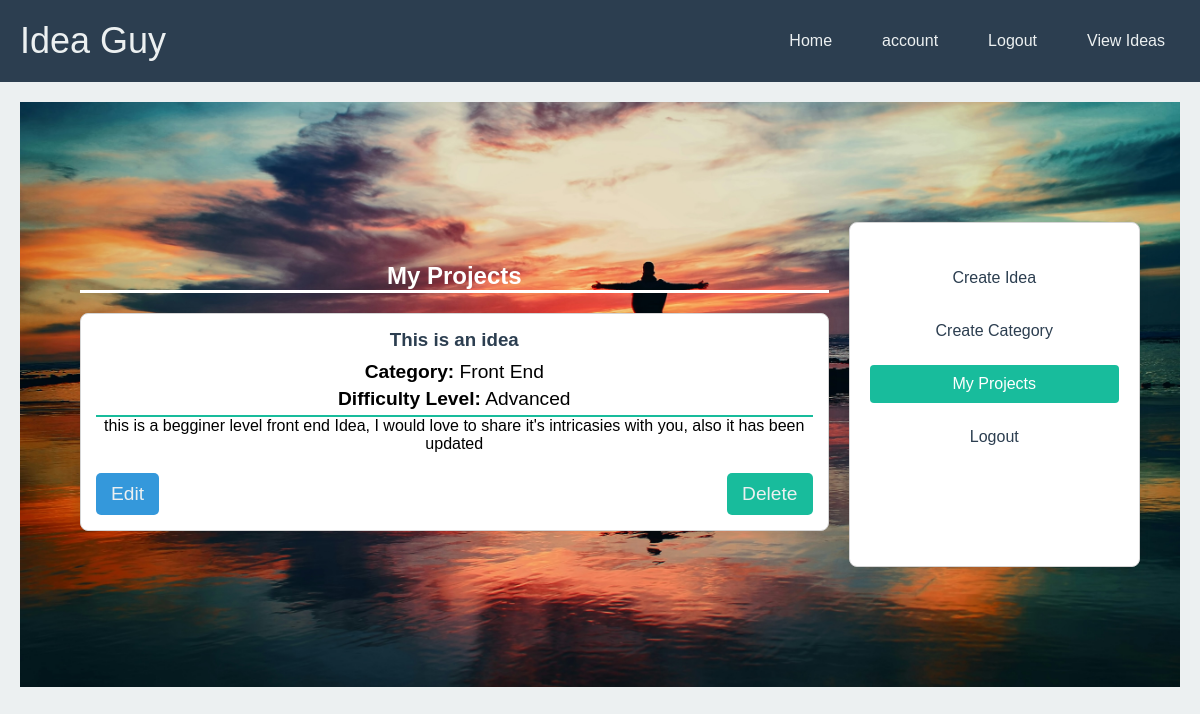
The page /account (signed in) on the database as committed earlier.
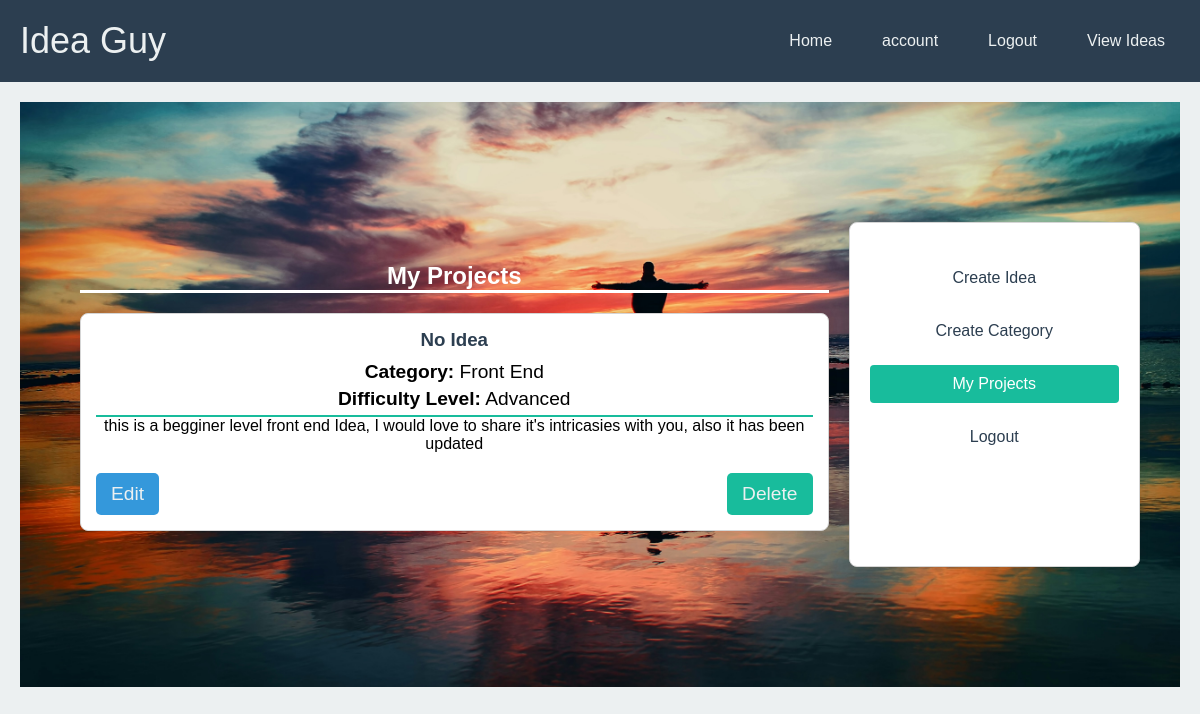
The same page on the database as committed later.
### the_idea/models.py (models this page shows, shortened)
class Projects(db.Model):
    project_id = db.Column(db.String(20), primary_key=True)
    title = db.Column(db.String(80), nullable=False)
    difficulty_level = db.Column(db.String(50), nullable=False)
    category = db.Column(db.String(50), nullable=False)
    description = db.Column(db.Text, nullable=False)
    category_id = db.Column(db.Integer, db.ForeignKey('categories.category_id'), nullable=False)
    user_id = db.Column(db.String(20), db.ForeignKey('users.id'), nullable=False)
    created_at = db.Column(db.DateTime, default=db.func.current_timestamp())
    updated_at = db.Column(db.DateTime, default=db.func.current_timestamp())

### the_idea/routes.py (the view)
@app.route('/account', methods = ['GET'])
@login_required
def account():
    projects = user_projects()
    my_projects = Projects.query.filter_by(user_id = current_user.id)
    length = len(my_projects.all())
    return render_template('account.html', projects = projects, my_projects = my_projects, title = 'Account', length = length)

### the_idea/models.py (called while the page is built)
@login_manager.user_loader
def load_user(user_id):
    return Users.query.get(user_id)

### the_idea/routes.py (called while the page is built)
@app.route('/user_projects', methods = ['GET'])
def user_projects():
    users = Users.query.all()
    user_projects = []
    for user in users:
        users_data = [
            {
                'id': user.id,
                'username': user.username,
                'email': user.email,
                'projects': [{
                    'project_id': project.project_id,
                    'title': project.title,
                    'difficulty_level': project.difficulty_level,
                    'description': project.description,
                    'created_at': project.created_at,
                    'updated_at': project.updated_at
                } for project in user.projects]
            }
        ]
        user_projects.append(users_data)
    return jsonify(user_projects)

### the_idea/templates/account.html (shortened to what this page needs)
{%extends 'layout.html'%}
{%block content%}
<head>
    <link rel="stylesheet" href="{{url_for('static', filename='css/account.css')}}">
</head>
<body>
    <main>
        <div class="account-container">
            <section class="content">
                <h2>My Projects</h2>
                <ul class="project-list">
                    {% if length == 0 %}
                        <p><strong>You have not created any projects yet... click create Idea to add one</strong></p>
                    {% else %}
                        {% for project in my_projects %}
                        <li>
                            <h3>{{ project.title }}</h3>
                            <p><strong>Category:</strong> {{ project.category }}</p>
                            <p><strong>Difficulty Level:</strong> {{ project.difficulty_level }}</p>
                            <div class="project_view">
                                {{project.description|safe}}
                            </div>
                            <div class="project-actions">
                                <a href="{{ url_for('edit_project', project_id=project.project_id) }}" class="btn btn-edit">Edit</a>
                                <a href="{{ url_for('delete_project', project_id=project.project_id) }}" class="btn btn-view">Delete</a>
                            </div>
                        </li>
                        {% endfor %}
                    {% endif %}
                </ul>
            </section>
            <aside class="sidebar">
                <ul>
                    <li><a href="{{ url_for('create_idea') }}">Create Idea</a></li>
                    <li><a href="{{ url_for('create_category') }}">Create Category</a></li>
                    <li><a href="{{ url_for('user_projects') }}" class="active">My Projects</a></li>
                    <li><a href="{{url_for('logout')}}">Logout</a></li>
                </ul>
            </aside>
        </div>
    </main>
</body>
{%endblock%}

Rows that differ between the two databases and show on the page:
changed Projects "Front End": title "This is an idea" → "No Idea"
